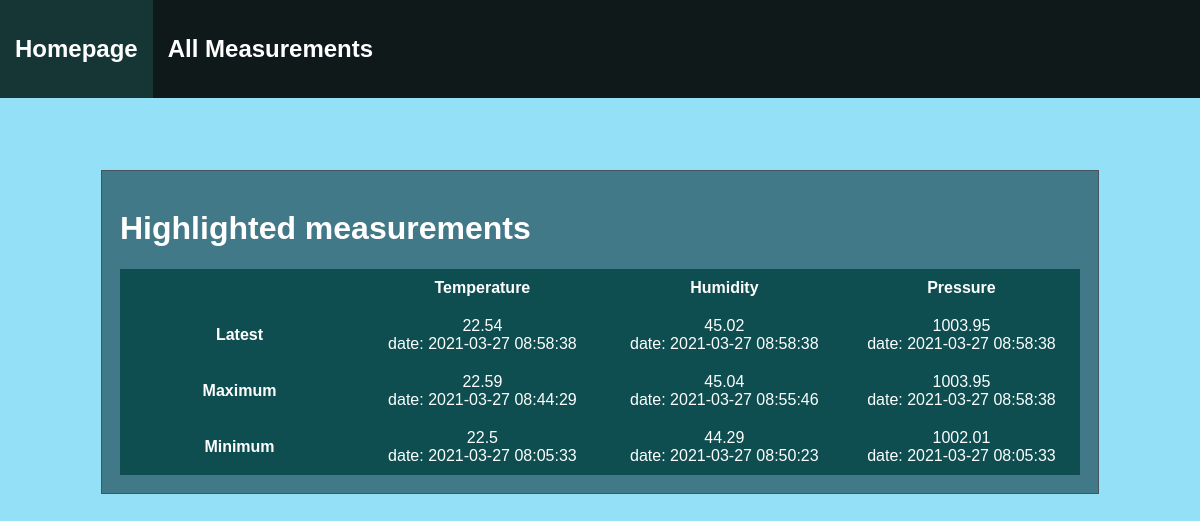
Page /home on the earlier database version.
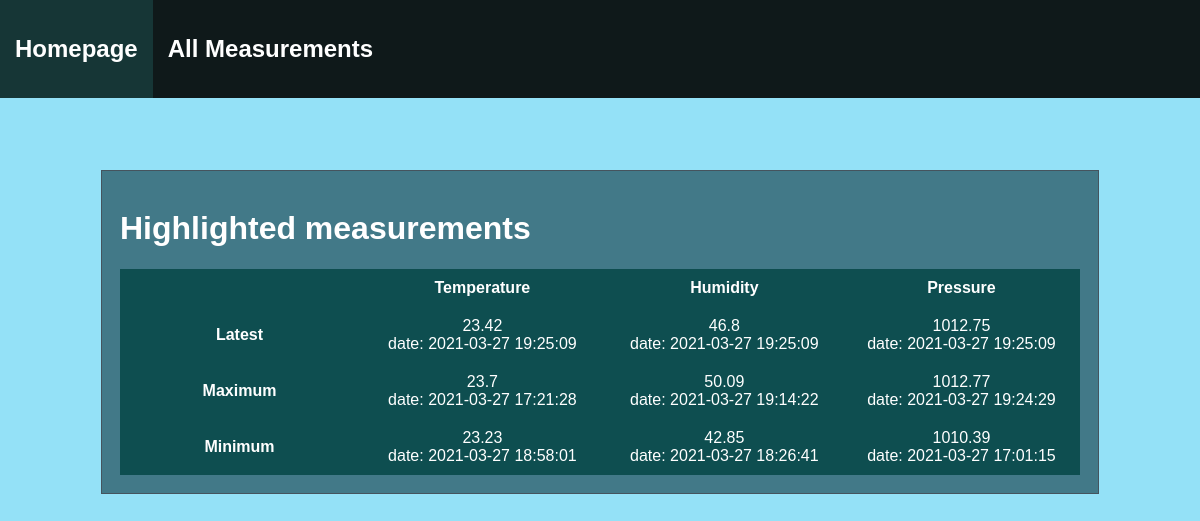
Same page on the later database version.
### tables this page shows
CREATE TABLE measurements(
    temp FLOAT(2) NOT NULL,
    hum FLOAT(2) NOT NULL,
    press FLOAT(2) NOT NULL,
    date TIMESTAMP NOT NULL
 );

### app.py (the view)
@app.route("/")
@app.route("/home")
def index():
    return render_template("/index.html", config=__CONFIG, data = db.get_minmaxlatest())

### measurements_db.py (called while the page is built)
def get_latest():
    with sqlite3.connect(
        __MEASUREMENTS_DB) as conn:
        cur = conn.cursor()
        cur.execute(
        """SELECT temp, hum, press, date FROM measurements WHERE date = (SELECT MAX(date) FROM measurements)""")
        return cur.fetchall()

def get_maxtemp():
    with sqlite3.connect(
        __MEASUREMENTS_DB) as conn:
        cur = conn.cursor()
        cur.execute(
        "SELECT temp, date FROM measurements WHERE temp = (SELECT MAX(temp) FROM measurements) ORDER BY date DESC LIMIT 1")
        return cur.fetchall()

def get_mintemp():
    with sqlite3.connect(
        __MEASUREMENTS_DB) as conn:
        cur = conn.cursor()
        cur.execute(
        "SELECT temp, date FROM measurements WHERE temp = (SELECT MIN(temp) FROM measurements) ORDER BY date DESC LIMIT 1")
        return cur.fetchall()

def get_maxhum():
    with sqlite3.connect(
        __MEASUREMENTS_DB) as conn:
        cur = conn.cursor()
        cur.execute(
        "SELECT hum, date FROM measurements WHERE hum = (SELECT MAX(hum) FROM measurements ORDER BY date LIMIT 1)")
        return cur.fetchall()

### templates/index.html (shortened to what this page needs)
<!DOCTYPE html>
    {% extends "/html/layout.html" %}
    {% set active_page = "home" %}
{% block content %}
    <div class="wrapper">
        <h1>Highlighted measurements</h1>
            <table>
                <tr>
                <th></th>
                <th>Temperature</th>
                <th>Humidity</th>
                <th>Pressure</th>
                </tr>
                <tr>
                <th>Latest</th>
                <td id="latesttemp">{{ data[0][0][0] }} <br/> date: {{ data[0][0][3] }}</td>
                <td id="latesthum">{{ data[0][0][1] }} <br/>date: {{ data[0][0][3] }}</td>
                <td id="latestpress">{{ data[0][0][2] }} <br/>date: {{ data[0][0][3] }}</td>
                </tr>
                <tr>
                <th>Maximum</th>
                <td id="maximumtemp">{{ data[1][0][0] }} <br/> date: {{ data[1][0][1] }}</td>
                <td id="maximumhum">{{ data[3][0][0] }} <br/>date: {{ data[3][0][1] }}</td>
                <td id="maximumpress">{{ data[5][0][0] }} <br/>date: {{ data[5][0][1] }}</td>
                </tr>
                <tr>
                <th>Minimum</th>
                <td id="minimumtemp">{{ data[2][0][0] }} <br/>date: {{ data[2][0][1] }}</td>
                <td id="minimumhum">{{ data[4][0][0] }} <br/>date: {{ data[4][0][1] }}</td>
                <td id="minimumpress">{{ data[6][0][0] }} <br/>date: {{ data[6][0][1] }}</td>
                </tr>
            </table>
    </div>
{% endblock content %}

Differences in the rows shown:
no longer on this page (row edited): measurements: temp "22.54", date "2021-03-27 08:58:38", hum "45.02", press "1003.95"
no longer on this page (row edited): measurements: temp "22.59", date "2021-03-27 08:44:29"
no longer on this page (row edited): measurements: hum "45.04", date "2021-03-27 08:55:46"
no longer on this page (row edited): measurements: hum "44.29", date "2021-03-27 08:50:23"
added measurements: temp "23.42", date "2021-03-27 19:25:09", hum "46.8", press "1012.75"
now on this page (row edited): measurements: temp "23.7", date "2021-03-27 17:21:28"
added measurements: hum "50.09", date "2021-03-27 19:14:22"
added measurements: press "1012.77", date "2021-03-27 19:24:29"
added measurements: temp "23.23", date "2021-03-27 18:58:01"
now on this page (row edited): measurements: hum "42.85", date "2021-03-27 18:26:41"
changed measurements (number 7 of 7 on the later page): press "1002.01" → "1010.39"; date "2021-03-27 08:05:33" → "2021-03-27 17:01:15"
Other differences:
{{ data[2][0][0] }}: "22.5" → "23.23"
{{ data[2][0][1] }}: "2021-03-27 08:05:33" → "2021-03-27 18:58:01"
